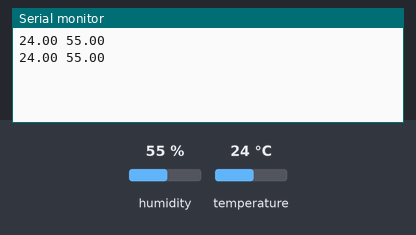
Recording of a sketch running on a simulated Arduino Uno, built with avr-gcc and run on an emulated ATmega328P. Parts: the last lines printed to the serial monitor. The test bench sets the inputs (shaded band); at power-on: humidity 55 %, temperature 24 °C.

Above: at 2.8 s.
2.9 s: humidity set to 22 %
At 4.4 s:
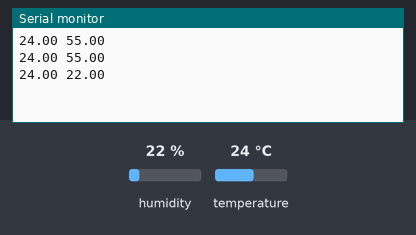
5.6 s: temperature set to 12 °C
At 6.8 s:
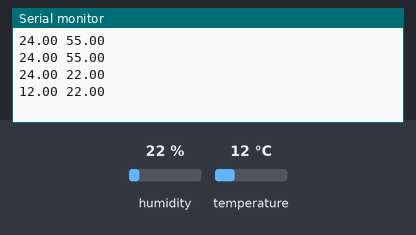
8.3 s: humidity set to 40 %
At 11.6 s:
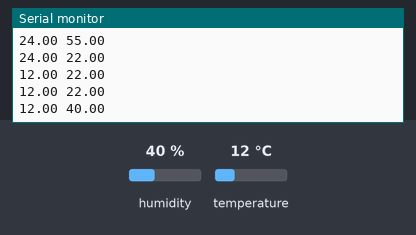
Timing chart, 0 to 13.1 s (numbered marks = the images above; inputs shaded):
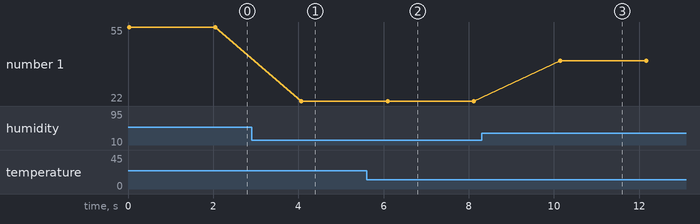

The sketch:

DHT_trial.ino
```cpp
#include <dht.h>
dht DHT;

void setup(){
  Serial.begin(9600);
}

void loop(){
  int chk = DHT.read11(8);
  Serial.print(DHT.temperature);
  Serial.print(" ");
  Serial.println(DHT.humidity);
  delay(2000);
}
```

Measured:
- after the input at 2.9 s, the serial monitor: prints a new line after 1.2 s (image 1)
- after the input at 5.6 s, the serial monitor: prints a new line after 0.50 s (image 2)
- after the input at 8.3 s, the serial monitor: prints a new line after 1.8 s (image 3)
- plotted number 1: 55 → 22 after the input at 2.9 s, 22 → 40 after the input at 8.3 s
